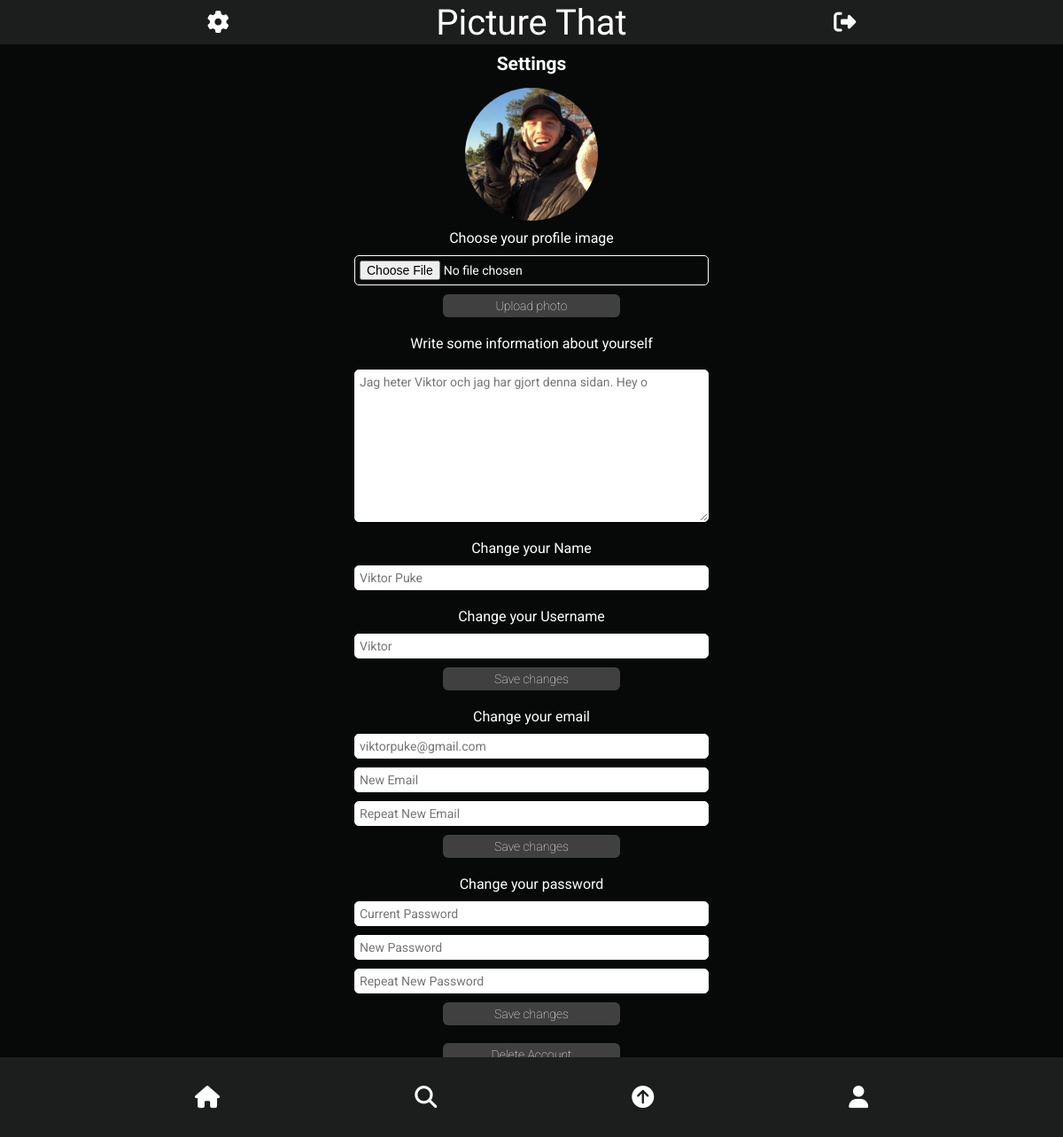
Page /settings.php (signed in) on the earlier database version.
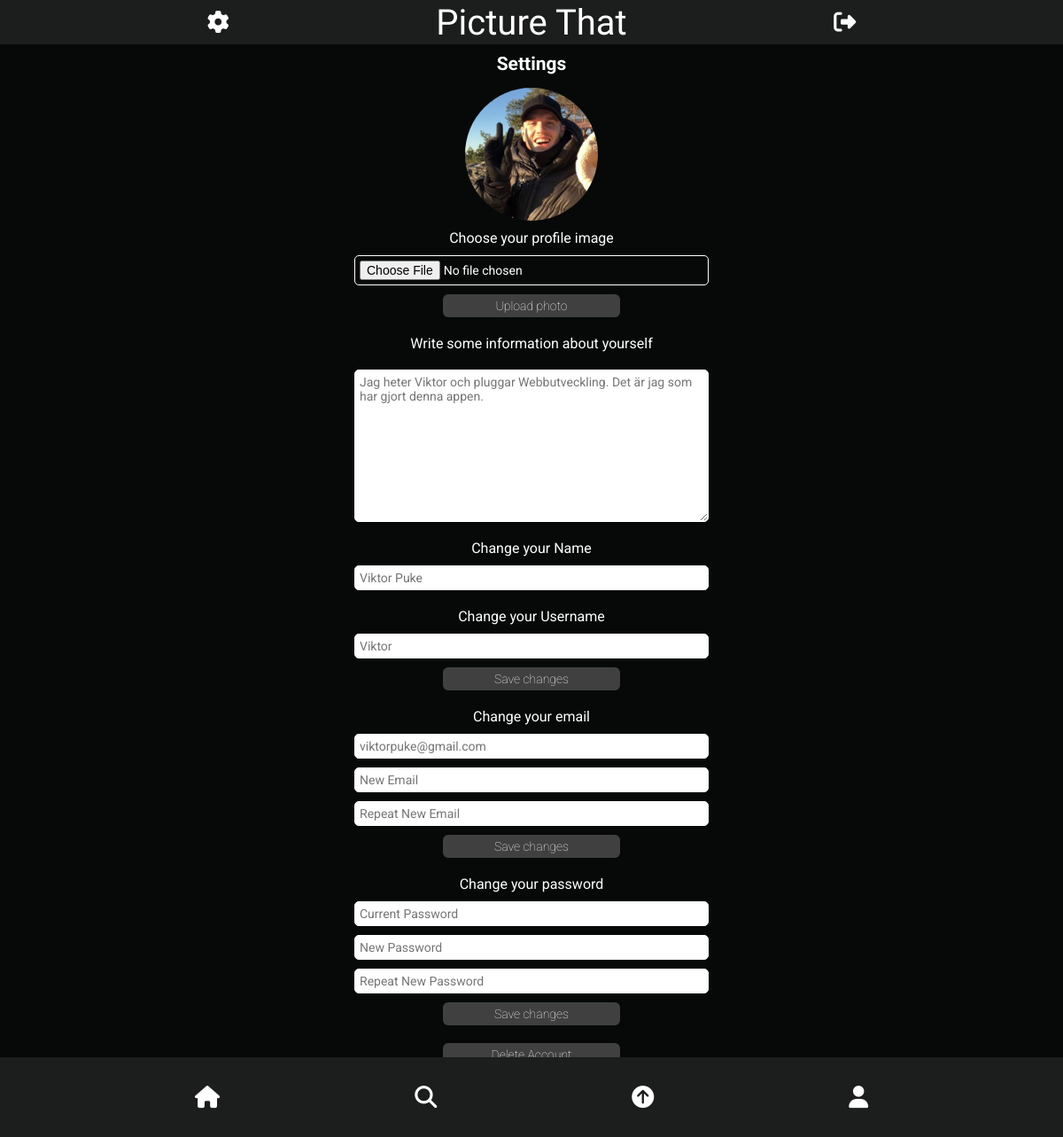
Same page on the later database version.
### tables this page shows
CREATE TABLE users (
id INTEGER PRIMARY KEY,
fullname VARCHAR,
username VARCHAR,
email VARCHAR,
password VARCHAR,
profileimage VARCHAR,
biography VARCHAR);

### app/functions.php (called while the page is built, shortened)
<?php
function isLoggedIn(): bool
{
    return isset($_SESSION['user']);
}
function getUserById(int $id, PDO $pdo): array
{
    $statement = $pdo->prepare('SELECT * FROM users WHERE id = :id');
    $statement->execute([
        ':id' => $id
    ]);
    $user = $statement->fetch(PDO::FETCH_ASSOC);
    if ($user) {
        return $user;
    }
}

### settings.php (the view, shortened to what this page needs)
<?php require __DIR__ . '/views/header.php'; ?>
<?php $user = getUserById($_SESSION['user']['id'], $pdo); ?>
<section class="settings-page">
    <h2>Settings</h2>
    <div class="profile-image-upload">
        <?php if (isLoggedIn()) : ?>
            <img loading="lazy" class="profile-image-src" src="<?= 'app/users/images/' . $user['profileimage'] ?>" alt="Profile-image">
        <?php endif; ?>
    </div>
    <form class="profile-image" action="app/users/profileimage.php" method="post" enctype="multipart/form-data">
        <div class="form-information">
            <label class="general-label" for="profile-image">Choose your profile image</label>
            <input class="input-field-information" type="file" accept="image/jpeg, image/png" name="profileimage" required>
            <button class="submit-button" type="submit" name="button">Upload photo</button>
        </div>
    </form>
    <form class="user-settings" action="app/users/biography.php" method="post" enctype="multipart/form-data">
        <div class="form-information">
            <label class="general-label" for="biography">Write some information about yourself</label>
            <textarea class="biography-field" name="biography" placeholder="<?= $user['biography'] ?>" cols="30" rows="10"></textarea>
            <label class="general-label" for="name">Change your Name</label>
            <input class="input-field-information" type="text" name="edit-name" placeholder="<?= $user['fullname'] ?>">
            <label class="general-label" for="username">Change your Username</label>
            <input class="input-field-information" type="text" name="edit-username" placeholder="<?= $user['username'] ?>">
            <button class="submit-button" type="submit" name="button">Save changes</button>
        </div>
    </form>
    <form action="app/users/update-email-settings.php" class="user-settings" method="post" enctype="multipart/form-data">
        <div class="form-information">
            <label class="general-label" for="email">Change your email</label>
            <input class="input-field-information" type="email" name="current-email" placeholder="<?= $user['email'] ?>">
            <input class="input-field-information" type="email" name="new-email" placeholder="New Email">
            <input class="input-field-information" type="email" name="repeat-email" placeholder="Repeat New Email">
            <button class="submit-button" type="submit">Save changes</button>
        </div>
    </form>
    <form action="app/users/update-password-settings.php" class="user-settings" method="post" enctype="multipart/form-data">
        <div class="form-information">
            <label class="general-label" for="password">Change your password</label>
            <input class="input-field-information" type="password" name="current-password" placeholder="Current Password">
            <input class="input-field-information" type="password" name="new-password" placeholder="New Password">
            <input class="input-field-information" type="password" name="repeat-password" placeholder="Repeat New Password">
            <button class="submit-button" type="submit">Save changes</button>
        </div>
    </form>
    <button class="submit-button delete-button-settings">Delete Account</button>
</section>
<?php require __DIR__ . '/views/footer.php'; ?>

Differences in the rows shown:
changed users "Viktor Puke": biography "Jag heter Viktor och jag har gjort denna sidan. Hey o" → "Jag heter Viktor och pluggar Webbutveckling. Det är jag som har gjort denna appen."
